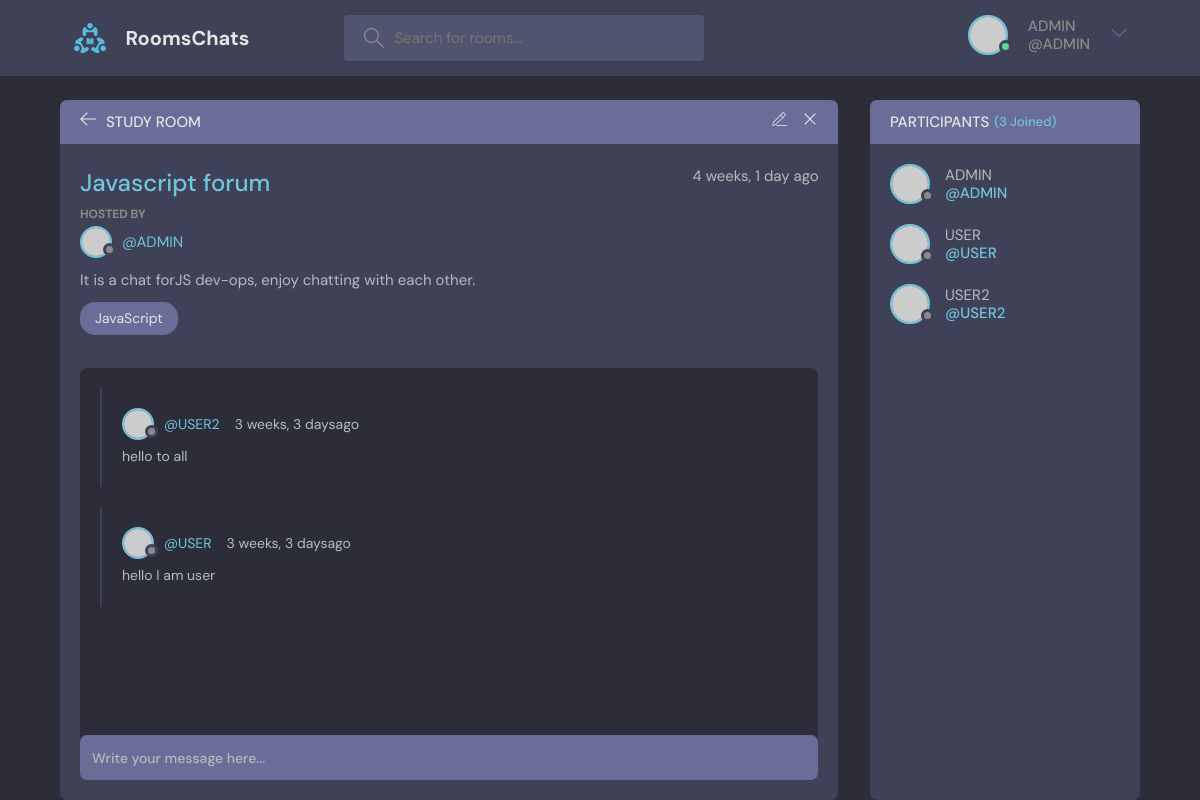
/room/2/ (signed in), run on the app's committed database.
### base/models.py (models this page shows, shortened)
class Room(models.Model):
    name = models.CharField(max_length=100)
    desc = models.TextField(null=True, blank=True)
    host = models.ForeignKey(User, on_delete=models.SET_NULL, null=True)
    participants = models.ManyToManyField(User, related_name='participants', blank=True)
    topic = models.ForeignKey(Topic, on_delete=models.SET_NULL, null=True)
    updated = models.DateTimeField(auto_now=True)
    created = models.DateTimeField(auto_now_add=True)
    class Meta:
        ordering = ['-updated', '-created']

class Topic(models.Model):
    name = models.CharField(max_length=300)
    def __str__(self):
        return self.name

class Message(models.Model):
    user = models.ForeignKey(User, on_delete=models.CASCADE)  # if user deleted it deletes all child
    room = models.ForeignKey(Room, on_delete=models.CASCADE)  # if chat deleted, message deleted
    body = models.TextField()
    updated = models.DateTimeField(auto_now=True)
    created = models.DateTimeField(auto_now_add=True)
    class Meta:
        ordering = ['-updated', '-created']

### base/views.py (the view, shortened to what this page needs)
# urls.py: path('room/<str:pk>/', views.room, name='room'),
@login_required(login_url='Log_in')
def room(request, pk):
    room = Room.objects.get(id=pk)
    messages1 = room.message_set.all()
    members = room.participants.all()
    context = {'room': room, 'messages1': messages1, 'members': members}
    return render(request, 'base/room.html', context)

### base/templates/base/room.html (shortened to what this page needs)
{% extends 'main.html' %}
{% load static %}
{% block content %}
<main class="profile-page layout layout--2">
    <div class="container">
        <div class="room">
            <div class="room__top">
                <div class="room__topLeft">
                    <a href="{% url 'home' %}">
                        <svg version="1.1" xmlns="http://www.w3.org/2000/svg" width="32" height="32"
                             viewBox="0 0 32 32">
                            <title>arrow-left</title>
                            <path
                                    d="M13.723 2.286l-13.723 13.714 13.719 13.714 1.616-1.611-10.96-10.96h27.625v-2.286h-27.625l10.965-10.965-1.616-1.607z"
                            ></path>
                        </svg>
                    </a>
                    <h3>Study Room</h3>
                </div>
                {% if room.host == request.user %}
                <div class="room__topRight">
                    <a href="{% url 'update' room.id %}">
                    </a>
                    <a href="{% url 'delete' room.id %}">
                        <svg version="1.1" xmlns="http://www.w3.org/2000/svg" width="32" height="32"
                             viewBox="0 0 32 32">
                            <title>remove</title>
                            <path
                                    d="M27.314 6.019l-1.333-1.333-9.98 9.981-9.981-9.981-1.333 1.333 9.981 9.981-9.981 9.98 1.333 1.333 9.981-9.98 9.98 9.98 1.333-1.333-9.98-9.98 9.98-9.981z"
                            ></path>
                        </svg>
                    </a>
                </div>
                {% endif %}
            </div>
            <div class="room__box scroll">
                <div class="room__header scroll">
                    <div class="room__info">
                        <h3>{{room.name}}</h3>
                        <span>{{room.created|timesince}} ago</span>
                    </div>
                    <div class="room__hosted">
                        <p>Hosted By</p>
                        <a href="{% url 'profile' room.host.id %}" class="room__author">
                            <div class="avatar avatar--small">
                                <img src="https://randomuser.me/api/portraits/men/37.jpg"/>
                            </div>
                            <span>@{{room.host.username}}</span>
                        </a>
                    </div>
                    <div class="room__details">
                        {{room.desc}}
                    </div>
                    <span class="room__topics">{{room.topic}}</span>
                </div>
                <div class="room__conversation">
                    <div class="threads scroll">
                        {% for message in messages1 %}
                        <div class="thread">
                            <div class="thread__top">
                                <div class="thread__author">
                                    <a href="{% url 'profile' message.user.id %}" class="thread__authorInfo">
                                        <div class="avatar avatar--small">
                                            <img src="https://randomuser.me/api/portraits/men/37.jpg"/>
                                        </div>
                                        <span>@{{message.user.username}}</span>
                                    </a>
                                    <span class="thread__date">{{message.created|timesince}}ago</span>
                                </div>
                            </div>
                            <div class="thread__details">
                                {{message.body}}
                            </div>
                        </div>
                        {% endfor %}
                    </div>
                </div>
            </div>
            <div class="room__message">
                <form method="POST" action="#">
                    <input name="send" placeholder="Write your message here..."/>
                </form>
            </div>
        </div>
        <div class="participants">
            <h3 class="participants__top">Participants <span>({{members.count}} Joined)</span></h3>
            <div class="participants__list scroll">
                {% for member in members %}
                <a href="{% url 'profile' member.id %}" class="participant">
                    <div class="avatar avatar--medium">
                        <img src="https://randomuser.me/api/portraits/men/37.jpg"/>
                    </div>
                    <p>
                        {{member.username}}
                        <span>@{{member.username}}</span>
                    </p>
                </a>
                {% endfor %}
            </div>
        </div>
    </div>
</main>
{% endblock content %}

### templates/navbar.html (shortened to what this page needs)
{% load static %}
<header class="header header--loggedIn">
    <div class="container">
        <a href="{% url 'home' %}" class="header__logo">
            <img src="{% static 'images/logo.svg' %}"/>
            <h1>RoomsChats</h1>
        </a>
        <form class="header__search" method="GET" action="{% url 'home' %}">
            <label>
                <input name="q" placeholder="Search for rooms..."/>
            </label>
        </form>
        <nav class="header__menu">
            {% if request.user.is_authenticated %}
            <div class="header__user">
                <a href="{% url 'profile' user.id %}">
                    <div class="avatar avatar--medium active">
                        <img src="https://randomuser.me/api/portraits/men/37.jpg"/>
                    </div>
                    <p>{{request.user.username}} <span><a href="">@{{request.user.username}}</a></span></p>
                </a>
                <button class="dropdown-button">
                    <svg version="1.1" xmlns="http://www.w3.org/2000/svg" width="32" height="32" viewBox="0 0 32 32">
                        <title>chevron-down</title>
                        <path d="M16 21l-13-13h-3l16 16 16-16h-3l-13 13z"></path>
                    </svg>
                </button>
            </div>
            {% else %}
            <a href="{% url 'Log_in' %}">
              <img src="{% static 'images/avatar.svg'%}" />
              <p>Login</p>
            </a>
            {% endif %}
        </nav>
    </div>
</header>

### data on the page
Room: name "Javascript forum", created "4 weeks, 1 day", host.username "ADMIN", desc "It is a chat forJS dev-ops, enjoy chatting with each other.", topic "JavaScript"
Message: user.username "USER2", created "3 weeks, 3 days", body "hello to all"
Message: user.username "USER", created "3 weeks, 3 days", body "hello I am user"

### other printed values
{{ request.user.username }} "ADMIN"
{{ members.count }} "3"
{{ member.username }} "ADMIN"
{{ member.username }} "USER"
{{ member.username }} "USER2"
